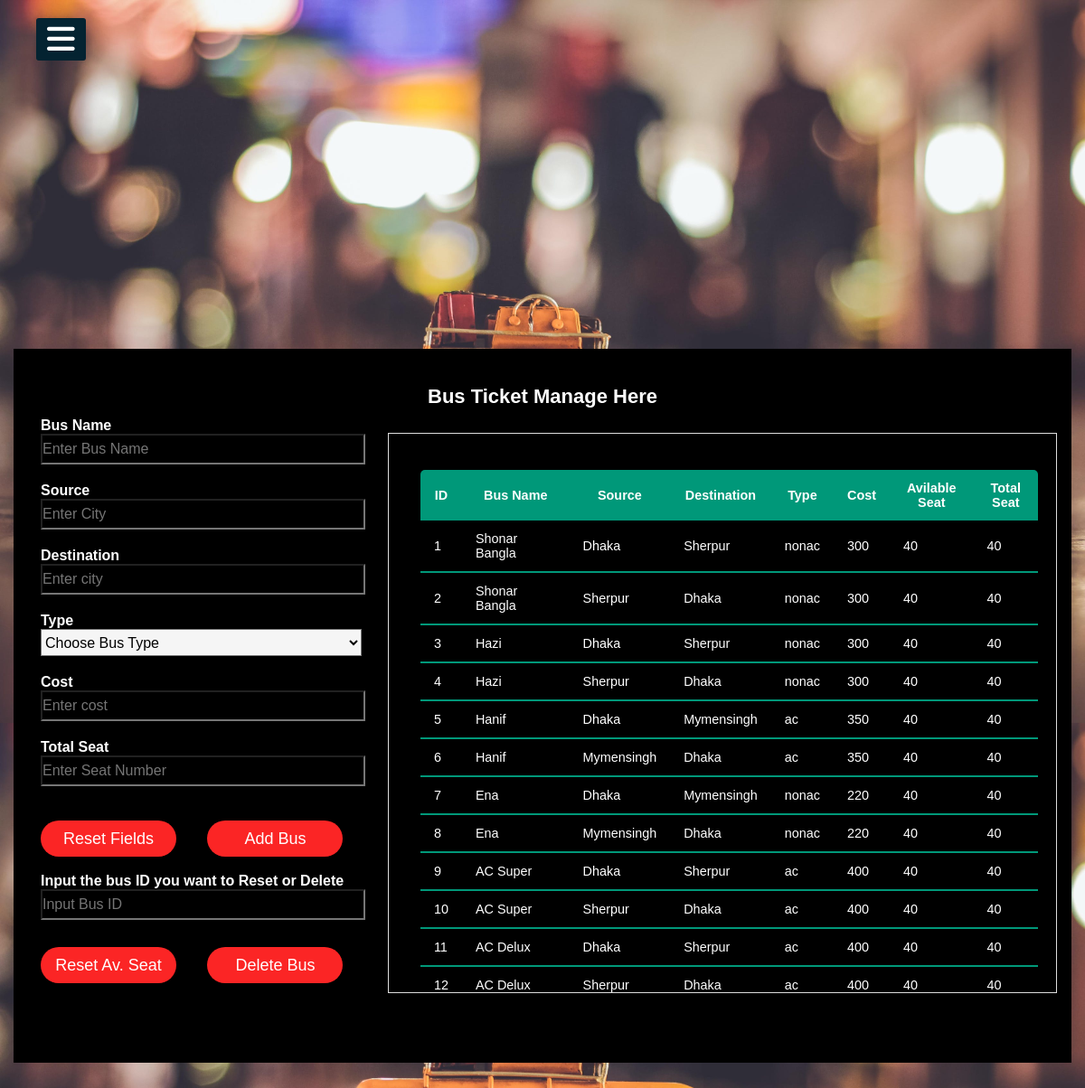
Page /adminpage/bus.php (signed in) on the earlier database version.
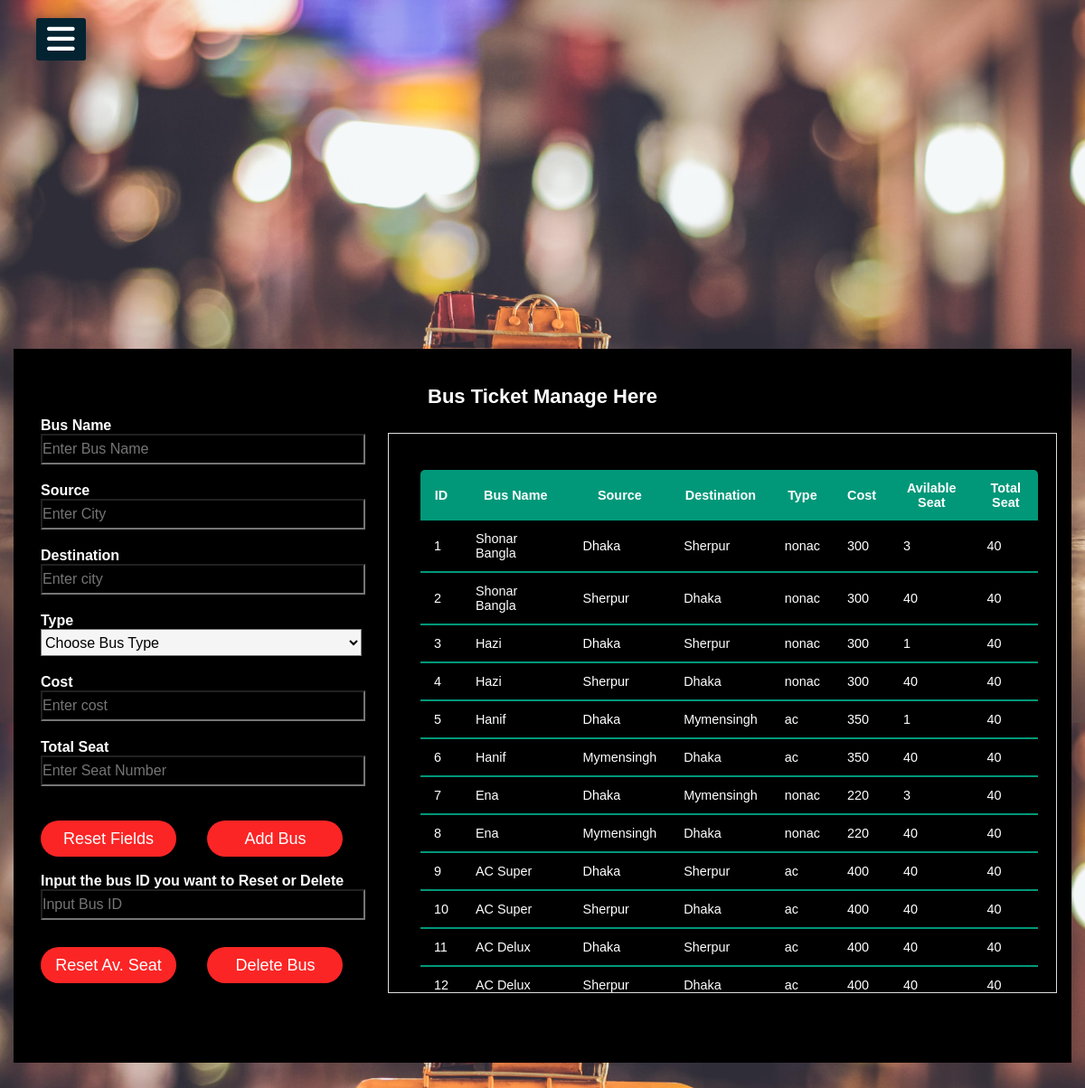
Same page on the later database version.
### tables this page shows
CREATE TABLE `bus_list` (
  `id` int(100) NOT NULL,
  `name` varchar(100) NOT NULL,
  `board` varchar(100) NOT NULL,
  `destination` varchar(100) NOT NULL,
  `type` varchar(10) NOT NULL DEFAULT 'nonac',
  `cost` int(100) NOT NULL,
  `available_seat` int(100) NOT NULL DEFAULT 40,
  `total_seat` int(100) NOT NULL DEFAULT 40
);

### adminpage/bus.php (the view, shortened to what this page needs)
<?php
include "../adminpage/common.inc.php";
include "../db/db_connect.inc.php";
$busname = $source = $destination = $type = $cost = $seat = $busid = "";
$busnameErr = $sourceErr = $destinationErr = $typeErr = $costErr = $seatErr = $success = $busidErr = "";
?>
<!DOCTYPE html>
<html>
<head>
    <link rel="stylesheet" href="transport.css">
</head>
<body>
    <div class="box">
        <h1>Bus Ticket Manage Here</h1>
        <form action="bus.php" method="post">
            <p>Bus Name</p>
            <input type="text" name="busname" placeholder="Enter Bus Name" value="<?php echo $busname; ?>"><br><span style="color:red;"> <?php echo $busnameErr; ?> </span>
            <p>Source</p>
            <input type="text" name="source" placeholder="Enter City" value="<?php echo $source; ?>"><br><span style="color:red;"> <?php echo $sourceErr; ?> </span>
            <p>Destination</p>
            <input type="text" name="destination" placeholder="Enter city" value="<?php echo $destination; ?>"><br><span style="color:red;"> <?php echo $destinationErr; ?> </span>
            <p>Type</p>
            <select id="type" name="type">
                <option selected="" disabled="">Choose Bus Type</option>
            </select><br>
            <p>Cost</p>
            <input type="number" name="cost" placeholder="Enter cost" value="<?php echo $cost; ?>"><br><span style="color:red;"> <?php echo $costErr; ?> </span>
            <p>Total Seat</p>
            <input type="number" name="seat" placeholder="Enter Seat Number" value="<?php echo $seat; ?>"><br><span style="color:red;"> <?php echo $seatErr; ?> </span><br>
            <input type="submit" name="Reset" value="Reset Fields">
            <input type="submit" name="Add" value="Add Bus" style="margin-left:30px"><br><br>
            <p>Input the bus ID you want to Reset or Delete</p>
            <input type="number" name="busid" placeholder="Input Bus ID">
            <br><input type="submit" name="Update" value="Reset Av. Seat" style="margin-top:10px">
            <input type="submit" name="Delete" value="Delete Bus" style="margin-left:30px">
        </form>
        <div align="right" class="table">
            <table class="content-table">
                <thead>
                    <tr>
                        <th>ID</th>
                        <th>Bus Name</th>
                        <th>Source</th>
                        <th>Destination</th>
                        <th>Type</th>
                        <th>Cost</th>
                        <th>Avilable Seat</th>
                        <th>Total Seat</th>
                    </tr>
                </thead>
                <?php
                $sql = "SELECT *FROM bus_list";
                $result = mysqli_query($conn, $sql);
                $rowCount = mysqli_num_rows($result);
                if ($rowCount > 0) {
                    while ($row = mysqli_fetch_assoc($result)) {
                        echo "<tbody>
                                <tr>
                                <td>" . $row['id'] . "</td>
                                <td>" . $row['name'] . "</td>
                                <td>" . $row['board'] . "</td>
                                <td>" . $row['destination'] . "</td>
                                <td>" . $row['type'] . "</td>
                                <td>" . $row['cost'] . "</td>
                                <td>" . $row['available_seat'] . "</td>
                                <td>" . $row['total_seat'] . "</td>
                                </tr>
                            </tbody>";
                    }
                    echo "</table>";
                }
                ?>
        </div>
    </div>
</body>
</html>

### adminpage/common.inc.php (shortened to what this page needs)
<!DOCTYPE html>
<html>
	<head>
		<link rel="stylesheet" href="common.css">
	</head>
	<body>
		<label for="check">
		<i class="fas fa-bars" id="btn"></i>
		</label>
	</body>
</html>

### adminpage/common.css (style rules this page uses)
body { font-family: 'Roboto' , sans-serif; }
* { margin:0; padding:0; list-style:none; text-decoration:none; overflow: hidden; }
label #btn,label #cancel { position:absolute; cursor:pointer; background:#042331; border-radius:3px; }
label #btn { left:40px; top:20px; font-size:35px; color:white; padding:6px 12px; }

### adminpage/transport.css (style rules this page uses)
body { margin: 0; padding: 0; background: url(bus.jpeg); background-size: cover; font-family: sans-serif; overflow: hidden; }
.box { width: 1170px; height: 790px; background: #000; color: #fff; top: 50%; left: 50%; position: absolute; transform: translate(-50%, -50%); box-sizing: border-box; padding: 40px 30px; }
h1 { margin: 0; padding: 0 0 10px; text-align: center; font-size: 22px; }
.box p { margin: 0; padding: 0; font-weight: bold; }
.box input[type="text"] { width: 32%; margin-bottom: 20px; }
.box input[type="number"] { width: 32%; margin-bottom: 20px; }
.box input[type="text"] { background: transparent; height: 30px; color: #fff; font-size: 16px; }
.box select { width: 32%; height: 30px; background: whitesmoke; font-size: 16px; margin-bottom: 20px; }
.box input[type="number"] { background: transparent; height: 30px; color: #fff; font-size: 16px; }
.box input[type="submit"] { border: none; outline: none; height: 40px; width: 150px; background: #fb2525; color: #fff; font-size: 18px; border-radius: 20px; }
.table { width: 740px; height: 620px; top: 51%; left: 67%; position: absolute; transform: translate(-50%, -50%); box-sizing: border-box; padding: 40px 30px; overflow: scroll; }
.table { padding: 20px; border: 1px solid #ddd; background-color: #000; }
.content-table { border-collapse: collapse; margin: 20px 0; margin-left: 15px; font-size: 0.9em; min-width: 400px; border-radius: 5px 5px 0 0; overflow: hidden; box-shadow: 0 0 20px rgba(0, 0, 0, 0.15); }
.content-table thead tr { background-color: #009879; color: #ffffff; text-align: center; font-weight: bold; }
.content-table th, .content-table td { padding: 12px 15px; }
.content-table tbody tr { border-bottom: 1px solid #dddddd; }
.content-table tbody tr:last-of-type { border-bottom: 2px solid #009879; }

Differences in the rows shown:
changed bus_list id 1: available_seat "40" → "3"
changed bus_list id 3: available_seat "40" → "1"
changed bus_list id 5: available_seat "40" → "1"
changed bus_list id 7: available_seat "40" → "3"
